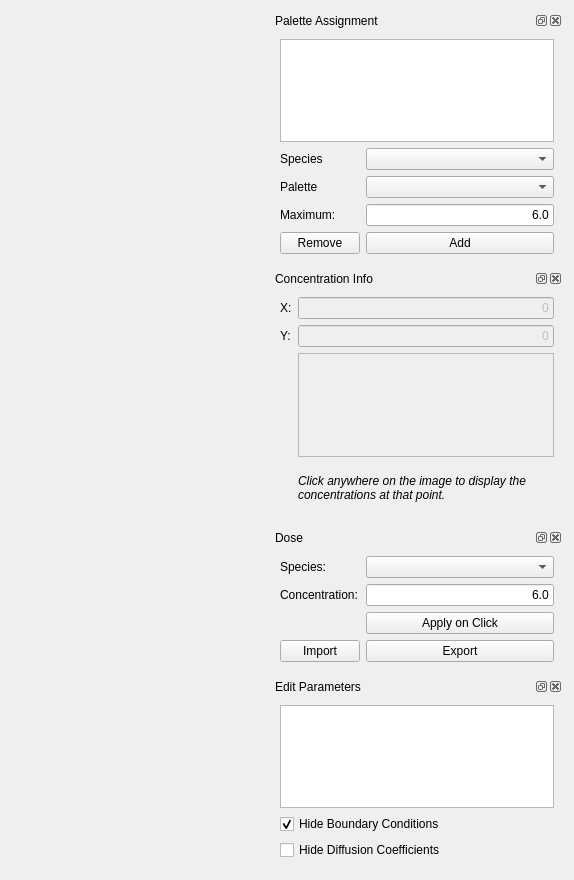
<?xml version="1.0" encoding="UTF-8"?>
<ui version="4.0">
 <class>SpatialMainWindow</class>
 <widget class="QWidget" name="SpatialMainWindow">
  <property name="geometry">
   <rect>
    <x>0</x>
    <y>0</y>
    <width>574</width>
    <height>880</height>
   </rect>
  </property>
  <property name="windowTitle">
   <string>Form</string>
  </property>
  <layout class="QGridLayout" name="gridLayout_2">
   <item row="0" column="0">
    <layout class="QHBoxLayout" name="horizontalLayout">
     <item>
      <layout class="QVBoxLayout" name="verticalLayout">
       <item>
        <widget class="ImageLabel" name="lblImage">
         <property name="sizePolicy">
          <sizepolicy hsizetype="Expanding" vsizetype="Expanding">
           <horstretch>0</horstretch>
           <verstretch>0</verstretch>
          </sizepolicy>
         </property>
         <property name="text">
          <string/>
         </property>
         <property name="scaledContents">
          <bool>true</bool>
         </property>
        </widget>
       </item>
      </layout>
     </item>
     <item>
      <layout class="QVBoxLayout" name="verticalLayout_2">
       <item>
        <widget class="QDockWidget" name="dockAssignment">
         <property name="sizePolicy">
          <sizepolicy hsizetype="MinimumExpanding" vsizetype="Preferred">
           <horstretch>0</horstretch>
           <verstretch>0</verstretch>
          </sizepolicy>
         </property>
         <property name="maximumSize">
          <size>
           <width>2000</width>
           <height>524287</height>
          </size>
         </property>
         <property name="windowTitle">
          <string>Palette Assignment</string>
         </property>
         <widget class="QWidget" name="dockWidgetContents">
          <layout class="QFormLayout" name="formLayout">
           <property name="fieldGrowthPolicy">
            <enum>QFormLayout::AllNonFixedFieldsGrow</enum>
           </property>
           <item row="0" column="0" colspan="2">
            <widget class="QListWidget" name="lstAssignments"/>
           </item>
           <item row="1" column="0">
            <widget class="QLabel" name="label">
             <property name="text">
              <string>Species</string>
             </property>
            </widget>
           </item>
           <item row="1" column="1">
            <widget class="QComboBox" name="lstSpecies"/>
           </item>
           <item row="2" column="0">
            <widget class="QLabel" name="label_2">
             <property name="text">
              <string>Palette</string>
             </property>
            </widget>
           </item>
           <item row="2" column="1">
            <widget class="QComboBox" name="lstPalettes"/>
           </item>
           <item row="3" column="0">
            <widget class="QLabel" name="label_3">
             <property name="text">
              <string>Maximum:</string>
             </property>
            </widget>
           </item>
           <item row="3" column="1">
            <widget class="QLineEdit" name="txtMaxValue">
             <property name="text">
              <string>6.0</string>
             </property>
             <property name="alignment">
              <set>Qt::AlignRight|Qt::AlignTrailing|Qt::AlignVCenter</set>
             </property>
            </widget>
           </item>
           <item row="4" column="0">
            <widget class="QPushButton" name="cmdRemove">
             <property name="text">
              <string>Remove</string>
             </property>
            </widget>
           </item>
           <item row="4" column="1">
            <widget class="QPushButton" name="cmdAdd">
             <property name="text">
              <string>Add</string>
             </property>
            </widget>
           </item>
          </layout>
         </widget>
        </widget>
       </item>
       <item>
        <widget class="QDockWidget" name="dockInfo">
         <property name="sizePolicy">
          <sizepolicy hsizetype="MinimumExpanding" vsizetype="Preferred">
           <horstretch>0</horstretch>
           <verstretch>0</verstretch>
          </sizepolicy>
         </property>
         <property name="maximumSize">
          <size>
           <width>2000</width>
           <height>524287</height>
          </size>
         </property>
         <property name="windowTitle">
          <string>Concentration Info</string>
         </property>
         <widget class="QWidget" name="dockWidgetContents_3">
          <layout class="QFormLayout" name="formLayout_2">
           <property name="fieldGrowthPolicy">
            <enum>QFormLayout::AllNonFixedFieldsGrow</enum>
           </property>
           <item row="0" column="0">
            <widget class="QLabel" name="label_4">
             <property name="text">
              <string>X:</string>
             </property>
            </widget>
           </item>
           <item row="0" column="1">
            <widget class="QLineEdit" name="txtXPos">
             <property name="enabled">
              <bool>false</bool>
             </property>
             <property name="text">
              <string>0</string>
             </property>
             <property name="alignment">
              <set>Qt::AlignRight|Qt::AlignTrailing|Qt::AlignVCenter</set>
             </property>
             <property name="readOnly">
              <bool>true</bool>
             </property>
            </widget>
           </item>
           <item row="1" column="0">
            <widget class="QLabel" name="label_5">
             <property name="text">
              <string>Y:</string>
             </property>
            </widget>
           </item>
           <item row="1" column="1">
            <widget class="QLineEdit" name="txtYPos">
             <property name="enabled">
              <bool>false</bool>
             </property>
             <property name="text">
              <string>0</string>
             </property>
             <property name="alignment">
              <set>Qt::AlignRight|Qt::AlignTrailing|Qt::AlignVCenter</set>
             </property>
             <property name="readOnly">
              <bool>true</bool>
             </property>
            </widget>
           </item>
           <item row="2" column="1">
            <widget class="QListWidget" name="lstConcentrations">
             <property name="enabled">
              <bool>false</bool>
             </property>
            </widget>
           </item>
           <item row="3" column="1">
            <widget class="QLabel" name="label_6">
             <property name="minimumSize">
              <size>
               <width>0</width>
               <height>50</height>
              </size>
             </property>
             <property name="font">
              <font>
               <italic>true</italic>
              </font>
             </property>
             <property name="text">
              <string>Click anywhere on the image to display the concentrations at that point.</string>
             </property>
             <property name="wordWrap">
              <bool>true</bool>
             </property>
            </widget>
           </item>
          </layout>
         </widget>
        </widget>
       </item>
       <item>
        <widget class="QDockWidget" name="dockDose">
         <property name="sizePolicy">
          <sizepolicy hsizetype="MinimumExpanding" vsizetype="Preferred">
           <horstretch>0</horstretch>
           <verstretch>0</verstretch>
          </sizepolicy>
         </property>
         <property name="maximumSize">
          <size>
           <width>2000</width>
           <height>524287</height>
          </size>
         </property>
         <property name="windowTitle">
          <string>Dose </string>
         </property>
         <widget class="QWidget" name="dockWidgetContents_2">
          <layout class="QFormLayout" name="formLayout_3">
           <item row="0" column="0">
            <widget class="QLabel" name="label_7">
             <property name="text">
              <string>Species:</string>
             </property>
            </widget>
           </item>
           <item row="0" column="1">
            <widget class="QComboBox" name="lstDose"/>
           </item>
           <item row="1" column="0">
            <widget class="QLabel" name="label_8">
             <property name="text">
              <string>Concentration:</string>
             </property>
            </widget>
           </item>
           <item row="1" column="1">
            <widget class="QLineEdit" name="txtDose">
             <property name="text">
              <string>6.0</string>
             </property>
             <property name="alignment">
              <set>Qt::AlignRight|Qt::AlignTrailing|Qt::AlignVCenter</set>
             </property>
            </widget>
           </item>
           <item row="2" column="1">
            <widget class="QPushButton" name="cmdEnableDose">
             <property name="text">
              <string>Apply on Click</string>
             </property>
             <property name="checkable">
              <bool>true</bool>
             </property>
            </widget>
           </item>
            <item row="3" column="1">
              <widget class="QPushButton" name="cmdExportConc">
                <property name="text">
                  <string>Export</string>
                </property>
                <property name="checkable">
                  <bool>false</bool>
                </property>
              </widget>
            </item>
            <item row="3" column="0">
              <widget class="QPushButton" name="cmdImportConc">
                <property name="text">
                  <string>Import</string>
                </property>
                <property name="checkable">
                  <bool>false</bool>
                </property>
              </widget>
            </item>
          </layout>
         </widget>
        </widget>
       </item>
       <item>
        <widget class="QDockWidget" name="dockParameters">
         <property name="sizePolicy">
          <sizepolicy hsizetype="MinimumExpanding" vsizetype="Preferred">
           <horstretch>0</horstretch>
           <verstretch>0</verstretch>
          </sizepolicy>
         </property>
         <property name="maximumSize">
          <size>
           <width>2000</width>
           <height>524287</height>
          </size>
         </property>
         <property name="windowTitle">
          <string>Edit Parameters</string>
         </property>
         <widget class="QWidget" name="dockWidgetContents_4">
          <layout class="QGridLayout" name="gridLayout">
           <item row="0" column="0">
            <widget class="QTableWidget" name="tblParameters"/>
           </item>
           <item row="1" column="0">
            <widget class="QCheckBox" name="chkHideBC">
             <property name="text">
              <string>Hide Boundary Conditions</string>
             </property>
             <property name="checked">
              <bool>true</bool>
             </property>
            </widget>
           </item>
		  <item row="2" column="0">
            <widget class="QCheckBox" name="chkHideDiff">
             <property name="text">
              <string>Hide Diffusion Coefficients</string>
             </property>
             <property name="checked">
              <bool>false</bool>
             </property>
            </widget>
           </item>
          </layout>
         </widget>
        </widget>
       </item>
      </layout>
     </item>
    </layout>
   </item>
  </layout>
 </widget>
 <customwidgets>
  <customwidget>
   <class>ImageLabel</class>
   <extends>QLabel</extends>
   <header>imagelabel.h</header>
  </customwidget>
 </customwidgets>
 <resources/>
 <connections/>
</ui>
